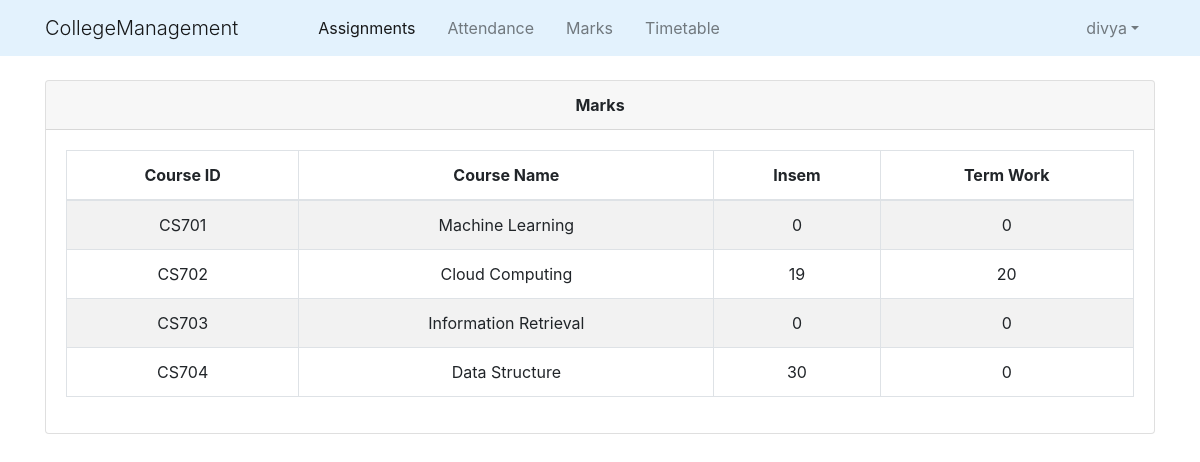
Page /student/marks/CS7B04/ (signed in) on the earlier database version.
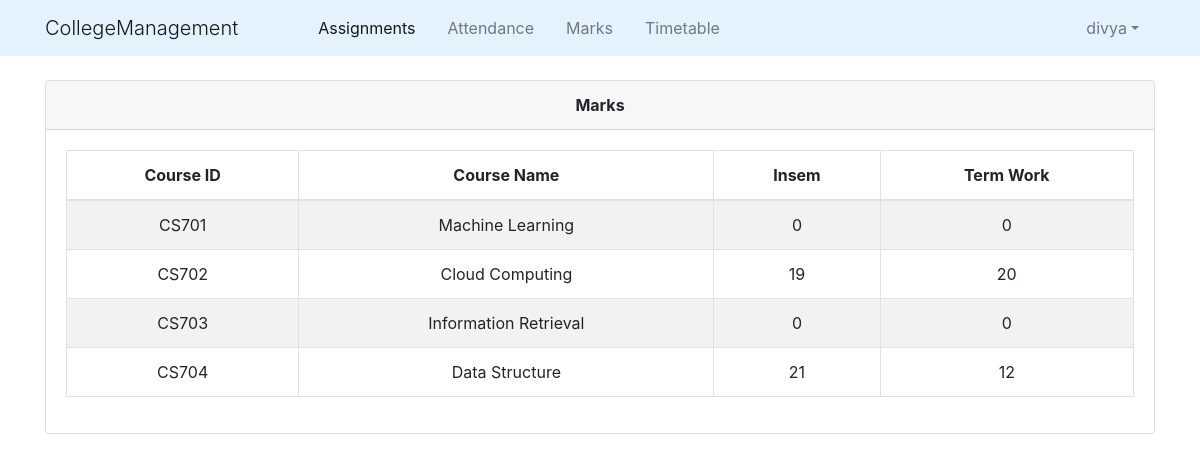
Same page on the later database version.
### college_info/models.py (models this page shows, shortened)
class Marks(models.Model):
    student_course=models.ForeignKey(StudentCourse,on_delete=models.CASCADE)
    name = models.CharField(max_length=50,choices=test_name)
    marks = models.IntegerField(default=0,validators=[MinValueValidator(0),MaxValueValidator(100)])
    class Meta:
        unique_together=(('student_course','name'),)

### college_info/views.py (the view)
# urls.py: path('student/marks/<slug:stud_roll_no>/',views.student_marks,name='student_marks'),
@login_required()
def student_marks(request,stud_roll_no):
    student= Student.objects.get(roll_no=stud_roll_no)
    teach_list = Teaches.objects.filter(batch__id = student.batch_id.id)
    sclist=[]
    for teach in teach_list:
        sc= StudentCourse.objects.get(student=student,course=teach.course)
        sclist.append(sc)
    return render(request,'college_info/student_marks_list.html',{'sclist':sclist})

### college_info/models.py (called while the page is built)
    @property
    def is_student(self):
        if hasattr(self,'student'):
            return True
        else:
            return False

### college_info/templates/college_info/student_marks_list.html
{% extends "college_info/base.html" %}
{% block content %}
    <div class="container">
        <div class="card">
            <div class="card-header text-center">
                <b>Marks</b>
            </div>
            <div class="card-body">
                <div class="table-responsive">
                    <table class="table table-bordered table-striped text-center">
                        <thead>
                            <tr>
                                <th>Course ID</th>
                                <th>Course Name</th>
                                <th>Insem</th>
                                <th>Term Work</th>
                            </tr>
                        </thead>
                        <tbody>
                            {% for sc in sclist %}
                                <tr>
                                    <td>{{ sc.course.id }}</td>
                                    <td>{{ sc.course.name }}</td>
                                    {% for mark in sc.marks_set.all %}
                                        <td>{{ mark.marks }}</td>
                                    {% endfor %}
                                </tr>
                            {% empty %}
                                <p>Student Has No Course</p>
                            {% endfor %}
                        </tbody>
                    </table>
                </div>
            </div>
        </div>
    </div>
{% endblock content %}

Differences in the rows shown:
changed Marks (number 7 of 8 on the later page): marks "30" → "21"
changed Marks (number 8 of 8 on the later page): marks "0" → "12"
